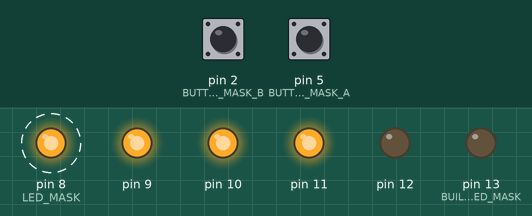
Bench run of a program on a simulated Arduino Uno, built with avr-gcc and run on an emulated ATmega328P. On the bench: output pins drawn as LEDs (lit = HIGH). Dashed ring = blinking. Inputs (shaded band) come from the test bench; at power-on: pin 5 (BUTTON_MASK_A) HIGH, pin 2 (BUTTON_MASK_B) HIGH.

Above: at 1.2 s.
1.3 s: pin 5 (BUTTON_MASK_A) pulled LOW for 0.15 s
At 1.7 s:
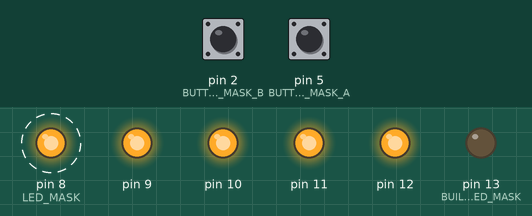
4.3 s: pin 5 (BUTTON_MASK_A) pulled LOW for 1 s
At 4.47 s:
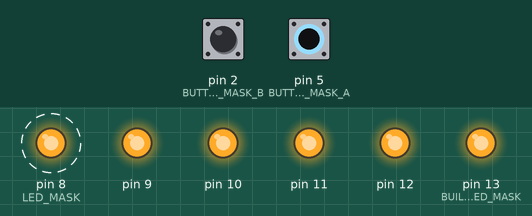
7.3 s: pin 5 (BUTTON_MASK_A) pulled LOW for 3.2 s
At 7.49 s:
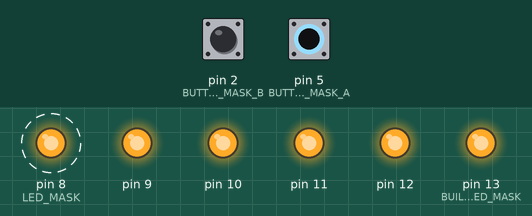
Timing chart, 0 to 18.0 s (numbered marks = the images above; inputs shaded):
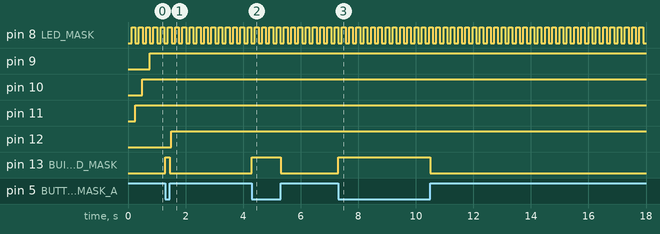

Measured:
- after the input at 1.3 s, pin 13 (BUILT_IN_LED_MASK): LOW → HIGH at once, → LOW 0.15 s later
- after the input at 4.3 s, pin 13 (BUILT_IN_LED_MASK): LOW → HIGH at once, → LOW 1.0 s later
- after the input at 7.3 s, pin 13 (BUILT_IN_LED_MASK): LOW → HIGH at once, → LOW 3.2 s later
- by itself, pin 8 (LED_MASK): alternates HIGH for 0.13 s and LOW for 0.13 s

The program:

main.cpp
```cpp
#include <Arduino.h>

// masks
#define BUTTON_MASK_A (1 << PD5)
#define BUTTON_MASK_B (1 << PD2)
#define BUILT_IN_LED_MASK (1 << PB5)
#define LED_MASK (1 << PB0)
#define SWEEP_B 0b00011110
#define CLEAR_KNIGHT ~(0b00011110)

// timers
long long timer;
long long wait;

// masks for sweep part 2
int sweepBMask = 0b11110000000; // initial state of the sweep B
byte sweepAMask = 0b00010000;   // initial state of the sweep A

// direction flags for part 2
bool leftA = false;
bool leftB = false;

void setup()
{
  // SET DDRB as outputs
  DDRB |= LED_MASK;
  DDRB |= BUILT_IN_LED_MASK;
  DDRB |= SWEEP_B;

  // DDRD pin 2 and pin 5 as input
  DDRD &= ~(BUTTON_MASK_A | BUTTON_MASK_B);

  // DDRD pin 2 and pin 5 with PULLUP
  PORTD |= (BUTTON_MASK_A | BUTTON_MASK_B);

  // start timers
  wait = millis();
  timer = millis();
}

void loop()
{
  // Assignment A

  // if BUTTON A is pressed we continuosly keep the built-in LED on
  PIND &BUTTON_MASK_A ? PORTB &= ~BUILT_IN_LED_MASK : PORTB |= BUILT_IN_LED_MASK;

  // if 125ms have passed, toggle LED on pin 8
  millis() - timer > 125 ? PORTB ^= LED_MASK, timer = millis() : 0;

  // Assignment B

  // change light every 250ms
  if (millis() - wait > 250)
  {
    // if button B is not pressed we are in SWEEP B
    if (PIND & BUTTON_MASK_B)
    {
      // check direction in order to shift correctly
      if (!leftA)
        sweepAMask >>= 1;
      else
        sweepAMask <<= 1;

      // apply the mask to PORTB while preserving the state of the first led
      PORTB |= sweepAMask;

      // if end the end of the sequence is reached, change direction
      if (sweepAMask == 0b00010000 || sweepAMask == 0b10)
        leftA = !leftA;
    }

    // if button B is pressed
    else
    {
      // check direction in order to shift correctly
      if (!leftB)
        sweepBMask >>= 1;
      else
        sweepBMask <<= 1;

      // apply the mask to PORTB while preserving the state of the first led
      PORTB |= sweepBMask;

      // if end the end of the sequence is reached, change direction
      if (sweepBMask == 0b11110000000 || sweepBMask == 0b11110)
        leftB = !leftB;
    }

    wait = millis();
  }
}
```
